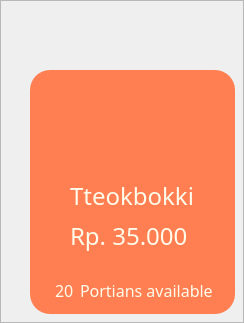
                              <widget class="QFrame" name="Frame_Tteok">
                               <property name="styleSheet">
                                <string notr="true"/>
                               </property>
                               <property name="frameShape">
                                <enum>QFrame::StyledPanel</enum>
                               </property>
                               <property name="frameShadow">
                                <enum>QFrame::Raised</enum>
                               </property>
                               <widget class="QPushButton" name="But_Tteok">
                                <property name="geometry">
                                 <rect>
                                  <x>30</x>
                                  <y>70</y>
                                  <width>205</width>
                                  <height>244</height>
                                 </rect>
                                </property>
                                <property name="styleSheet">
                                 <string notr="true">QPushButton{
background-color:rgb(255, 127, 82);
padding:50px 80px;
border:none;
border-radius:20px;

}
QPushButton:hover{
background-color:rgb(65, 119, 167);
}</string>
                                </property>
                                <property name="text">
                                 <string/>
                                </property>
                               </widget>
                               <widget class="QLabel" name="Label_Tteok">
                                <property name="geometry">
                                 <rect>
                                  <x>70</x>
                                  <y>180</y>
                                  <width>131</width>
                                  <height>31</height>
                                 </rect>
                                </property>
                                <property name="font">
                                 <font>
                                  <family>Poppins</family>
                                  <pointsize>18</pointsize>
                                 </font>
                                </property>
                                <property name="styleSheet">
                                 <string notr="true">background-color:none;
color:rgb(254, 251, 234);</string>
                                </property>
                                <property name="text">
                                 <string>Tteokbokki</string>
                                </property>
                               </widget>
                               <widget class="QLabel" name="label_123">
                                <property name="geometry">
                                 <rect>
                                  <x>70</x>
                                  <y>220</y>
                                  <width>121</width>
                                  <height>31</height>
                                 </rect>
                                </property>
                                <property name="font">
                                 <font>
                                  <family>Poppins</family>
                                  <pointsize>18</pointsize>
                                 </font>
                                </property>
                                <property name="styleSheet">
                                 <string notr="true">background-color:none;
color:rgb(254, 251, 234);</string>
                                </property>
                                <property name="text">
                                 <string>Rp. 35.000</string>
                                </property>
                               </widget>
                               <widget class="QPushButton" name="pushButton_40">
                                <property name="geometry">
                                 <rect>
                                  <x>60</x>
                                  <y>0</y>
                                  <width>141</width>
                                  <height>151</height>
                                 </rect>
                                </property>
                                <property name="styleSheet">
                                 <string notr="true">QPushButton{
background-color:none;
padding:50px 80px;
border:none;
border-radius:75px;
}</string>
                                </property>
                                <property name="text">
                                 <string/>
                                </property>
                                <property name="icon">
                                 <iconset>
                                  <normaloff>icon/1.png</normaloff>icon/1.png</iconset>
                                </property>
                                <property name="iconSize">
                                 <size>
                                  <width>140</width>
                                  <height>140</height>
                                 </size>
                                </property>
                               </widget>
                               <widget class="QLabel" name="label_63">
                                <property name="geometry">
                                 <rect>
                                  <x>80</x>
                                  <y>280</y>
                                  <width>151</width>
                                  <height>21</height>
                                 </rect>
                                </property>
                                <property name="font">
                                 <font>
                                  <family>Poppins</family>
                                  <pointsize>12</pointsize>
                                 </font>
                                </property>
                                <property name="styleSheet">
                                 <string notr="true">background-color:none;
color:rgb(254, 251, 234);</string>
                                </property>
                                <property name="text">
                                 <string>Portians available</string>
                                </property>
                               </widget>
                               <widget class="QLabel" name="Lbl_Stock_Tteo">
                                <property name="geometry">
                                 <rect>
                                  <x>55</x>
                                  <y>280</y>
                                  <width>21</width>
                                  <height>21</height>
                                 </rect>
                                </property>
                                <property name="font">
                                 <font>
                                  <family>Poppins</family>
                                  <pointsize>12</pointsize>
                                 </font>
                                </property>
                                <property name="styleSheet">
                                 <string notr="true">background-color:none;
color:rgb(254, 251, 234);</string>
                                </property>
                                <property name="text">
                                 <string>20</string>
                                </property>
                               </widget>
                              </widget>
